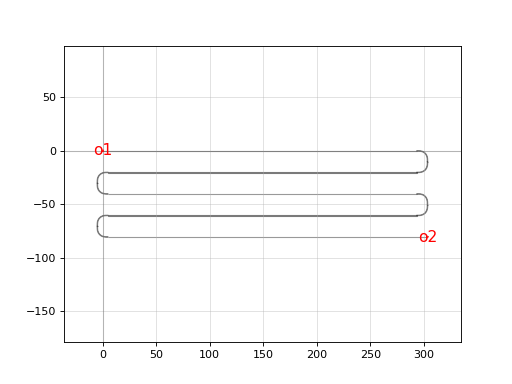

This figure's Python source:
import gdsfactory as gf

c = gf.components.delay_snake(length=1600.0, L0=5.0, n=2, bend='bend_euler', cross_section='strip')
c.plot()
